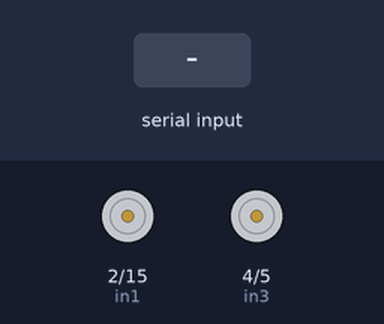
Bench run of a sketch on a simulated ESP32. Shown: motor-driver pin pairs drawn as motors (green arrow = first pin HIGH = forward, orange = second pin HIGH = backward, longer = more drive, scaled by the enable pin). Inputs (shaded band) come from the test bench. Nothing arrives over Bluetooth unless stated.

Above: at 1.2 s.
1.3 s: "90,45\n" received over the second serial link
At 1.6 s:
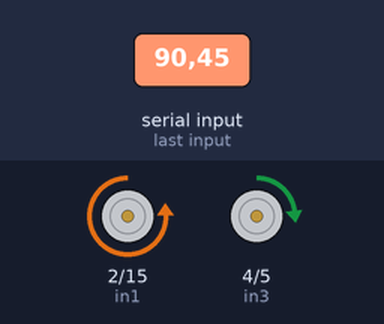
2.8 s: "30,150\n" received over the second serial link
At 3.9 s:
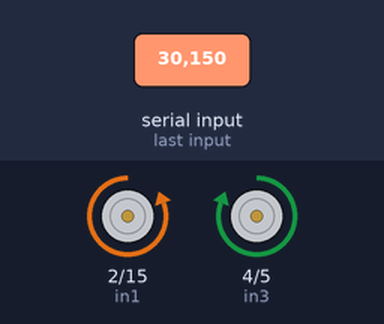
4.3 s: "90,45,200\n" received over the second serial link
At 5.4 s:
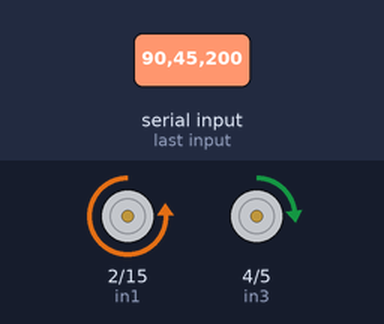
Timing chart, 0 to 7.3 s (numbered marks = the images above; inputs shaded):
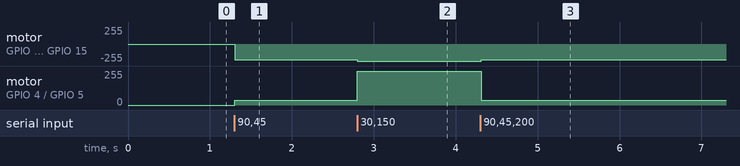

Measured:
- after the input at 1.3 s, motor on GPIO 2 (in1) / GPIO 15 (in2): stopped → backward 235/255 at once; motor on GPIO 4 (in3) / GPIO 5 (in4): stopped → forward 35/255 at once
- after the input at 2.8 s, motor on GPIO 2 (in1) / GPIO 15 (in2): backward 235/255 → backward 255/255 at once; motor on GPIO 4 (in3) / GPIO 5 (in4): forward 35/255 → forward 255/255 at once
- after the input at 4.3 s, motor on GPIO 2 (in1) / GPIO 15 (in2): backward 255/255 → backward 235/255 at once; motor on GPIO 4 (in3) / GPIO 5 (in4): forward 255/255 → forward 35/255 at once

The sketch:

testmotor.ino
```cpp
#include <BluetoothSerial.h>
#define pwma 18
#define in1 2
#define in2 15

#define in3 4
#define in4 5
#define pwmb 17


BluetoothSerial SerialBT;

String data = "";
float x,y;
int mode = 0;
int state = 0;

int initspeed = 100;

void motor1(int pwm1){
  if(pwm1>0){
    digitalWrite(in1,LOW);
    digitalWrite(in2,HIGH);
  }else{
    digitalWrite(in1,HIGH);
    digitalWrite(in2,LOW);
  }
  analogWrite(pwma,abs(pwm1));
}

void motor2(int pwm2){
  if(pwm2>0){
    digitalWrite(in3,LOW);
    digitalWrite(in4,HIGH);
  }else{
    digitalWrite(in3,HIGH);
    digitalWrite(in4,LOW);
  }
  analogWrite(pwmb,abs(pwm2));
}

void stop(){
  digitalWrite(in1,LOW);
  digitalWrite(in2,LOW);
  digitalWrite(in3,LOW);
  digitalWrite(in4,LOW);
  analogWrite(pwma,0);
  analogWrite(pwmb,0);
}

void init_motor(){
  pinMode(pwma,OUTPUT);
  pinMode(in1,OUTPUT);
  pinMode(in2,OUTPUT);
  pinMode(in3,OUTPUT);
  pinMode(in4,OUTPUT);
  pinMode(pwmb,OUTPUT);
}

void setup(){
  Serial.begin(115200);
  SerialBT.begin("16BIT");
  init_motor();
}

void loop(){
  if(SerialBT.available()){
    data = SerialBT.readStringUntil('\n');
    sscanf(data.c_str(), "%f,%f,%d", &y, &x, &mode);

    if(y > 20) state = 1;
    else if(y < -20) state = 0;

    if(state == 0){
        stop();
    }
    else if(state == 1){
        while(y > -20){
            if(SerialBT.available()){
                data = SerialBT.readStringUntil('\n');
                sscanf(data.c_str(), "%f,%f,%d", &y, &x, &mode);
            }
            motor1(initspeed + (x*3));
            motor2(initspeed - (x*3));
            delay(10);
        }
        state = 0;
        stop();
    }

  }
}
```
